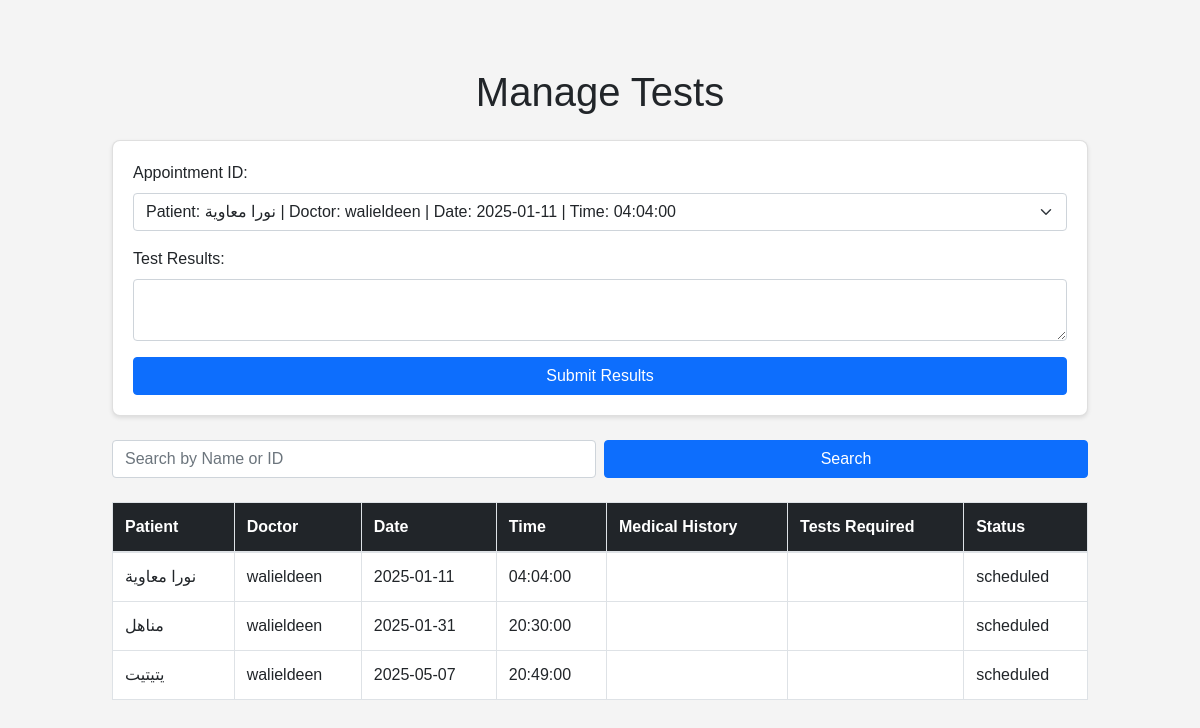
Screenshot of /manage_tests.php (signed in) with the database file from the repository.
### tables this page shows
CREATE TABLE `appointments` (
  `appointment_id` int(11) NOT NULL,
  `doctor_id` int(11) DEFAULT NULL,
  `patient_id` int(11) DEFAULT NULL,
  `date` date NOT NULL,
  `time` time NOT NULL,
  `status` enum('scheduled','completed','cancelled') NOT NULL
);

CREATE TABLE `patients` (
  `patient_id` int(11) NOT NULL,
  `name` varchar(100) NOT NULL,
  `date_of_birth` date NOT NULL,
  `gender` enum('male','female','other') NOT NULL,
  `contact_info` varchar(255) DEFAULT NULL,
  `medical_history` text DEFAULT NULL,
  `unique_id` varchar(7) NOT NULL
);

CREATE TABLE `users` (
  `id` int(11) NOT NULL,
  `name` varchar(100) NOT NULL,
  `email` varchar(100) NOT NULL,
  `password` varchar(255) NOT NULL,
  `role` enum('receptionist','doctor','lab_technician') NOT NULL
);

### manage_tests.php (the view, shortened to what this page needs)
<?php
include('config.php');
$search = '';
if (isset($_GET['search'])) {
    $search = $_GET['search'];
    $appointments_query = "SELECT a.*, p.name as patient_name, d.name as doctor_name, p.medical_history FROM appointments a JOIN patients p ON a.patient_id = p.patient_id JOIN users d ON a.doctor_id = d.id WHERE a.status='scheduled' AND (p.name LIKE '%$search%' OR p.unique_id LIKE '%$search%')";
} else {
    $appointments_query = "SELECT a.*, p.name as patient_name, d.name as doctor_name, p.medical_history FROM appointments a JOIN patients p ON a.patient_id = p.patient_id JOIN users d ON a.doctor_id = d.id WHERE a.status='scheduled'";
}
$appointments_result = mysqli_query($conn, $appointments_query);
?>
<!DOCTYPE html>
<html lang="en">
<head>
    <link href="https://cdn.jsdelivr.net/npm/bootstrap@5.1.3/dist/css/bootstrap.min.css" rel="stylesheet">
    <link rel="stylesheet" href="styles_manage_tests.css">
</head>
<body>
    <div class="container mt-5">
        <h1 class="text-center">Manage Tests</h1>
        <div class="card mt-4">
            <div class="card-body">
                <form method="post" action="manage_tests.php">
                    <div class="mb-3">
                        <label for="appointment_id" class="form-label">Appointment ID:</label>
                        <select class="form-select" id="appointment_id" name="appointment_id" required>
                            <?php
                            mysqli_data_seek($appointments_result, 0);
                            while ($row = mysqli_fetch_assoc($appointments_result)) { ?>
                                <option value="<?php echo $row['appointment_id']; ?>">Patient: <?php echo $row['patient_name']; ?> </option>
                            <?php } ?>
                        </select>
                    </div>
                    <div class="mb-3">
                        <label for="test_results" class="form-label">Test Results:</label>
                        <textarea class="form-control" id="test_results" name="test_results" required></textarea>
                    </div>
                    <button type="submit" name="submit_results" class="btn btn-primary w-100">Submit Results</button>
                </form>
            </div>
        </div>
        <div class="mt-4">
            <form class="d-flex mb-4" method="get" action="manage_tests.php">
                <input class="form-control me-2" type="search" name="search" placeholder="Search by Name or ID" value="<?php echo $search; ?>">
                <button class="btn btn-primary" type="submit">Search</button>
            </form>
        </div>
        <div class="table-responsive">
            <table class="table table-bordered">
                <thead class="table-dark">
                    <tr>
                        <th>Patient</th>
                        <th>Doctor</th>
                        <th>Date</th>
                        <th>Time</th>
                        <th>Medical History</th>
                        <th>Tests Required</th>
                        <th>Status</th>
                    </tr>
                </thead>
                <tbody>
                    <?php
                    mysqli_data_seek($appointments_result, 0);
                    while ($row = mysqli_fetch_assoc($appointments_result)) {
                        $tests_required = '';
                    ?>
                        <tr>
                            <td><?php echo $row['patient_name']; ?></td>
                            <td><?php echo $row['doctor_name']; ?></td>
                            <td><?php echo $row['date']; ?></td>
                            <td><?php echo $row['time']; ?></td>
                            <td><?php echo nl2br($row['medical_history']); ?></td>
                            <td><?php echo $tests_required; ?></td>
                            <td><?php echo $row['status']; ?></td>
                        </tr>
                    <?php } ?>
                </tbody>
            </table>
        </div>
    </div>
</body>
</html>

### styles_manage_tests.css (style rules this page uses)
body { font-family: Arial, sans-serif; background-color: #f4f4f4; margin: 0; padding: 20px; }
.container { max-width: 1000px; margin: auto; }
h1 { margin-bottom: 20px; }
.card { margin-top: 20px; border-radius: 8px; box-shadow: 0 2px 4px rgba(0, 0, 0, 0.1); }
.card-body { padding: 20px; }
.mb-3 { margin-bottom: 1rem; }
.btn { cursor: pointer; width: 100%; }
.table-responsive { margin-top: 20px; }
.table { width: 100%; margin-bottom: 1rem; background-color: #fff; border: 1px solid #dee2e6; border-collapse: collapse; }
.table th, .table td { padding: 0.75rem; vertical-align: top; border-top: 1px solid #dee2e6; }
.table thead th { vertical-align: bottom; border-bottom: 2px solid #dee2e6; }
.table-bordered { border: 1px solid #dee2e6; }
.table-bordered th, .table-bordered td { border: 1px solid #dee2e6; }
.table-bordered thead th, .table-bordered thead td { border-bottom-width: 2px; }
.table-dark { background-color: #343a40; color: white; }

### rows the page displays
appointments: patient.name "نورا معاوية", doctor.name "walieldeen", date "2025-01-11", time "04:04:00", status "scheduled"
appointments: patient.name "مناهل", doctor.name "walieldeen", date "2025-01-31", time "20:30:00", status "scheduled"
appointments: patient.name "يتيتيت", doctor.name "walieldeen", date "2025-05-07", time "20:49:00", status "scheduled"
